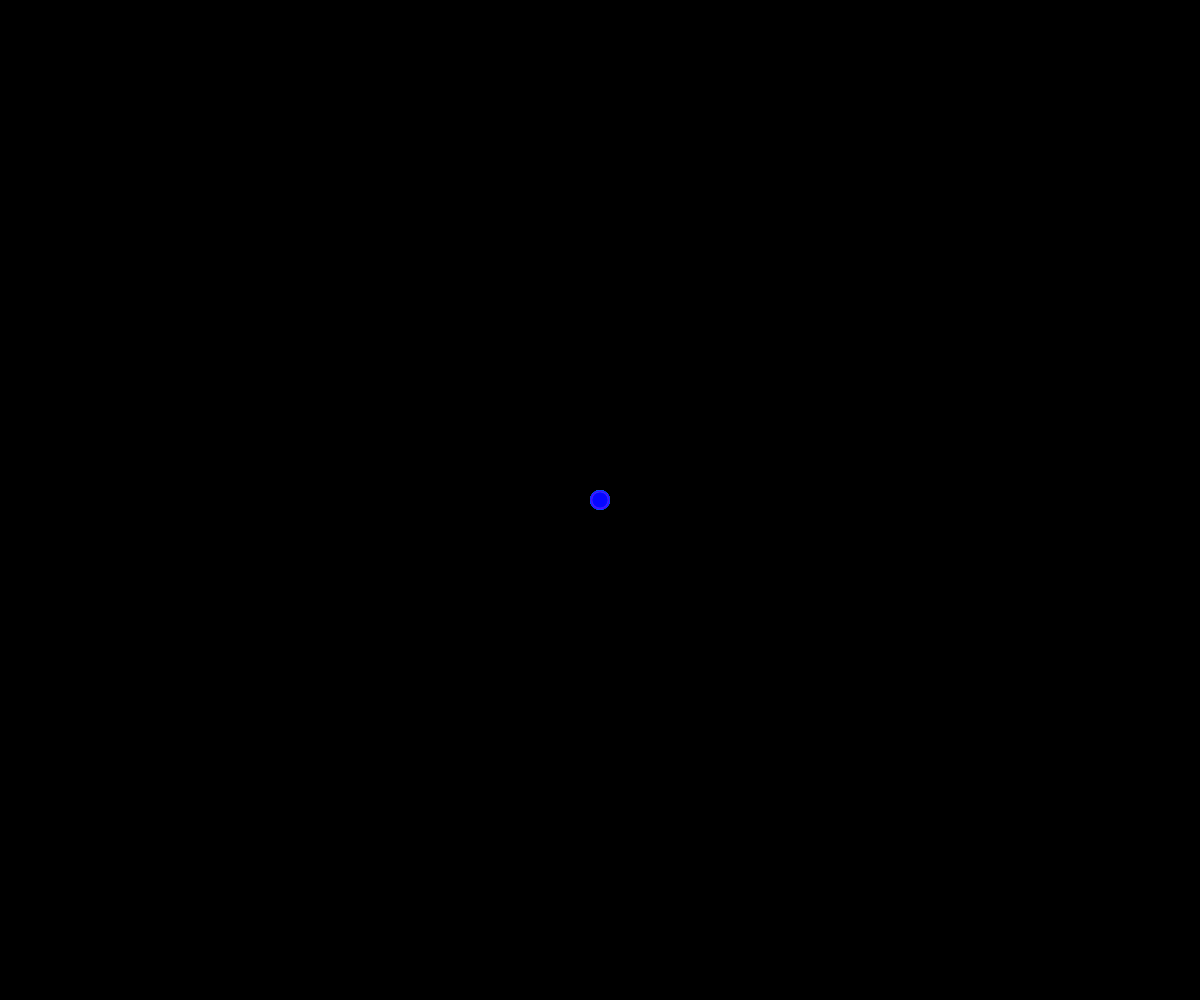
Frame 1 (no input)
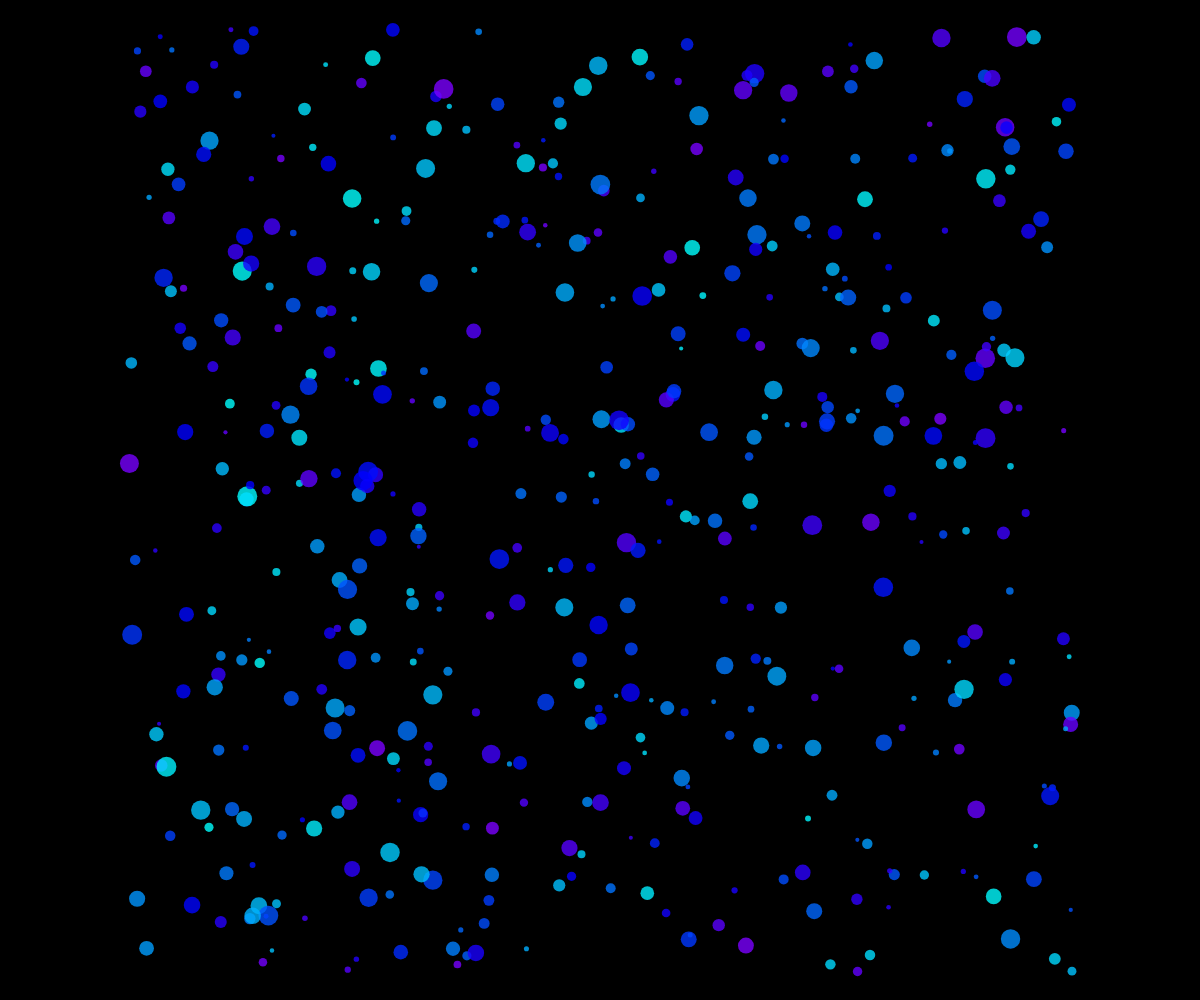
Frame 60 (no input)
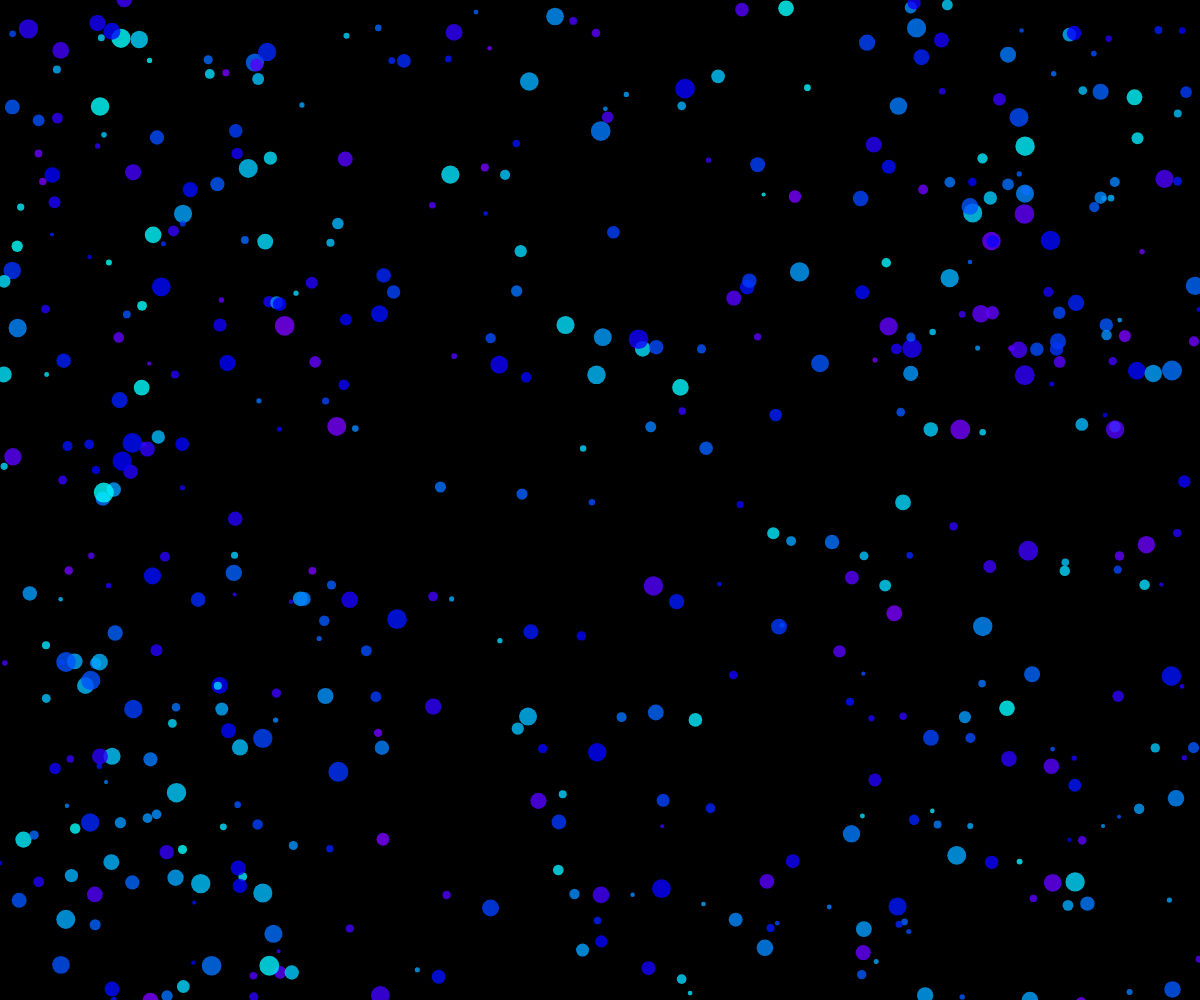
Frame 120 (the mouse pressed at the canvas centre since frame 60)

The p5.js sketch that drew these frames (run headless with seeded random() and noise() and a simulated clock; from frame 60 on, the mouse is pressed at the canvas centre):

// p5.js sketch
// ── sketch.js
let x = [];
let y = [];
let speedX = [];
let speedY = [];
let diameter = [];
let hue = [];
const NUM = 500; //個数

function setup() {
  createCanvas(windowWidth, windowHeight);
  background(0);
  noStroke();

  for (let i = 0; i < NUM; i += 1) {
    //初期値
    x[i] = width / 2;
    y[i] = height / 2;
    speedX[i] = random(-8, 8);
    speedY[i] = random(-8, 8);
    diameter[i] = random(4, 20);
    hue[i] = int(random(180, 270));
  }
}

function draw() {
  background(0);
  colorMode(HSB, 360, 100, 100, 100);

  for (let i = 0; i < NUM; i += 1) {
    fill(hue[i], 100, 100, 80);
    ellipse(x[i], y[i], diameter[i]);
    x[i] += speedX[i];
    y[i] += speedY[i];

    if (x[i] > width || x[i] < 0) {
      speedX[i] *= -1;
    }
    if (y[i] > height || y[i] < 0) {
      speedY[i] *= -1;
    }
  }
}
